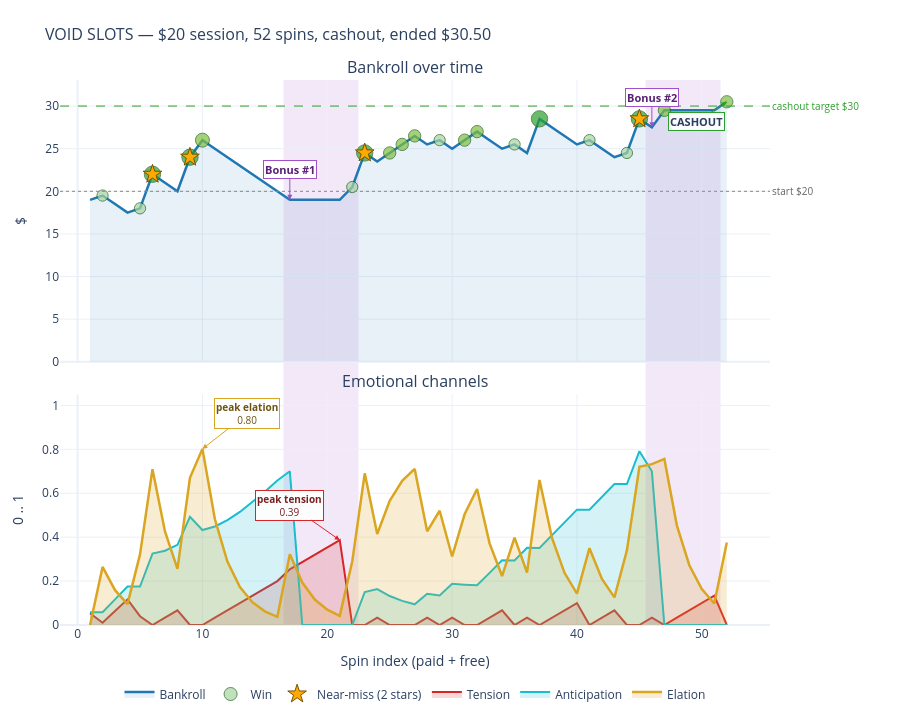

This figure's notebook cell:
### Markdown cell above
**What just happened:** Named-event annotations for the three INVERT activations, the peak tension moment, the peak elation moment, and the session's terminal event (BUST or CASHOUT).

Note `xref="x"` / `yref="y2"` on the bottom-row peak callouts — with `shared_xaxes=True`, the x-axis is shared across all subplots (named `x`), but each subplot has its own y-axis (`y`, `y2`). Use `xref="x"` for the shared axis and `yref="y<row>"` for the per-subplot y. Using `xref="x2"` here would silently fail (the axis doesn't exist when x is shared) and the annotation would not appear.

---

## §3. The completed BUST example

That's the timeline for the BUST example. Two tracks, five layers, one shared x-axis. Try:

- Hovering over win markers to see the payout and rule.
- Hovering over the emotional channels to read individual values.
- Drag-selecting a region to zoom; double-click to reset.
- Clicking a legend entry to toggle that trace.

The interactive feel is the whole reason for picking Plotly over a static matplotlib figure — the static PNG goes in the PDF, but the HTML version preserves the interactivity for anyone exploring the math themselves.

---

## §4. Same builder, second example — the CASHOUT case

Same math, different seed, very different felt experience. To produce the second example without copy-pasting five cells, we package the layers from §2 into a single `build_full_figure(session, trajectory)` function and call it on the cashout session.

The function below is line-for-line what §2's cells did, just consolidated. If you tweak a layer (change a color, move an annotation), update both the function and the §2 cell so they stay in sync. Reading-wise, §2 is the *explanation*; this is the *apparatus*.

### Code cell
def build_full_figure(session, trajectory):
    """Construct the complete multi-track timeline figure for a session.
    Equivalent to running every cell in §2 in order. Returns a Plotly Figure."""
    DOLLAR = "&#36;"
    spin_x      = [r.spin_index     for r in session.log]
    bankroll_y  = [r.bankroll_after for r in session.log]

    fig = make_subplots(
        rows=2, cols=1, shared_xaxes=True,
        row_heights=[0.55, 0.45], vertical_spacing=0.06,
        subplot_titles=("Bankroll over time",
                        "Emotional channels"),
    )

    # --- Layer 1: bankroll line + reference lines ---
    fig.add_trace(go.Scatter(
        x=spin_x, y=bankroll_y, mode="lines",
        line=dict(color="#1f77b4", width=2.5),
        fill="tozeroy", fillcolor="rgba(31,119,180,0.10)",
        name="Bankroll",
        hovertemplate=f"Spin %{{x}}<br>Bankroll: {DOLLAR}%{{y:.2f}}<extra></extra>",
    ), row=1, col=1)

    fig.add_hline(y=session.starting_bankroll, row=1, col=1,
                  line=dict(color="#888", width=1, dash="dot"),
                  annotation_text=f"start {DOLLAR}{session.starting_bankroll:.0f}",
                  annotation_position="right",
                  annotation=dict(font_size=10, font_color="#666"))
    fig.add_hline(y=session.cashout_target, row=1, col=1,
                  line=dict(color="#2ca02c", width=1, dash="dash"),
                  annotation_text=f"cashout target {DOLLAR}{session.cashout_target:.0f}",
                  annotation_position="right",
                  annotation=dict(font_size=10, font_color="#2ca02c"))

    fig.update_yaxes(title_text=DOLLAR, row=1, col=1)
    fig.update_xaxes(title_text="Spin index (paid + free)", row=2, col=1)

    fig.update_layout(
        template="plotly_white", height=720,
        title=dict(
            text=(f"VOID SLOTS — {DOLLAR}{session.starting_bankroll:.0f} session, "
                  f"{session.total_spins} spins, {session.outcome}, "
                  f"ended {DOLLAR}{session.ending_bankroll:.2f}"),
            font=dict(size=16),
        ),
        showlegend=True,
        legend=dict(orientation="h", y=-0.10, x=0.5, xanchor="center"),
        margin=dict(l=60, r=130, t=80, b=80),
    )

    # --- Layer 2: INVERT shaded regions (use add_shape, not update_layout, to avoid index-merge) ---
    for start_x, end_x in session.invert_regions:
        fig.add_shape(
            type="rect", xref="x", yref="paper",
            x0=start_x - 0.5, x1=end_x + 0.5, y0=0, y1=1,
            fillcolor="rgba(160, 80, 200, 0.13)",
            line=dict(width=0), layer="below",
        )

    # --- Layer 3: win + near-miss markers ---
    win_records = [r for r in session.log if r.is_win]
    nm_records  = [r for r in session.log if r.is_near_miss]

    def win_marker_size(p): return 6 + 4 * math.log2(1 + p)
    def win_color(p):
        if p >= 50: return "#ffd700"
        if p >= 5:  return "#2ca02c"
        if p >= 2:  return "#7fbf3f"
        return "#a8d5a0"

    fig.add_trace(go.Scatter(
        x=[r.spin_index for r in win_records],
        y=[r.bankroll_after for r in win_records],
        mode="markers",
        marker=dict(size=[win_marker_size(r.payout) for r in win_records],
                    color=[win_color(r.payout) for r in win_records],
                    line=dict(color="#1a5e1a", width=1), symbol="circle"),
        name="Win",
        hovertemplate=(f"Spin %{{x}}<br>Won {DOLLAR}%{{customdata[0]:.2f}} "
                       f"(%{{customdata[1]}})<br>Bankroll: {DOLLAR}%{{y:.2f}}<extra></extra>"),
        customdata=[[r.payout, r.rule] for r in win_records],
    ), row=1, col=1)

    fig.add_trace(go.Scatter(
        x=[r.spin_index for r in nm_records],
        y=[r.bankroll_after for r in nm_records],
        mode="markers",
        marker=dict(size=14, color="#ffaa00",
                    line=dict(color="#7a4f00", width=1), symbol="star"),
        name="Near-miss (2 stars)",
        hovertemplate=f"Spin %{{x}}<br>Near-miss<br>Bankroll: {DOLLAR}%{{y:.2f}}<extra></extra>",
    ), row=1, col=1)

    # --- Layer 4: emotional channels ---
    fig.add_trace(go.Scatter(
        x=trajectory.spin_index, y=trajectory.tension, mode="lines",
        line=dict(color="#d62728", width=2),
        fill="tozeroy", fillcolor="rgba(214,39,40,0.18)", name="Tension",
        hovertemplate="Spin %{x}<br>Tension: %{y:.2f}<extra></extra>",
    ), row=2, col=1)
    fig.add_trace(go.Scatter(
        x=trajectory.spin_index, y=trajectory.anticipation, mode="lines",
        line=dict(color="#17becf", width=2),
        fill="tozeroy", fillcolor="rgba(23,190,207,0.18)", name="Anticipation",
        hovertemplate="Spin %{x}<br>Anticipation: %{y:.2f}<extra></extra>",
    ), row=2, col=1)
    fig.add_trace(go.Scatter(
        x=trajectory.spin_index, y=trajectory.elation, mode="lines",
        line=dict(color="#daa520", width=2.5),
        fill="tozeroy", fillcolor="rgba(218,165,32,0.20)", name="Elation",
        hovertemplate="Spin %{x}<br>Elation: %{y:.2f}<extra></extra>",
    ), row=2, col=1)
    fig.update_yaxes(title_text="0 .. 1", row=2, col=1, range=[0, 1.05])

    # --- Layer 5: annotations ---
    bankroll_at = {r.spin_index: r.bankroll_after for r in session.log}
    for n, sx in enumerate(session.bonus_spin_indices, 1):
        fig.add_annotation(
            x=sx, y=bankroll_at[sx], xref="x", yref="y",
            text=f"<b>Bonus #{n}</b>",
            showarrow=True, arrowhead=2, arrowcolor="#a050c8",
            ax=0, ay=-30,
            bgcolor="rgba(255,255,255,0.9)",
            bordercolor="#a050c8", borderwidth=1,
            font=dict(size=11, color="#5a2078"),
        )

    pt_i = trajectory.peak_tension_idx
    fig.add_annotation(
        x=trajectory.spin_index[pt_i], y=trajectory.tension[pt_i],
        xref="x", yref="y2",
        text=f"<b>peak tension</b><br>{trajectory.tension[pt_i]:.2f}",
        showarrow=True, arrowhead=2, arrowcolor="#d62728",
        ax=-50, ay=-35,
        bgcolor="rgba(255,255,255,0.92)",
        bordercolor="#d62728", borderwidth=1,
        font=dict(size=10, color="#7a1f1f"),
    )

    pe_i = trajectory.peak_elation_idx
    fig.add_annotation(
        x=trajectory.spin_index[pe_i], y=trajectory.elation[pe_i],
        xref="x", yref="y2",
        text=f"<b>peak elation</b><br>{trajectory.elation[pe_i]:.2f}",
        showarrow=True, arrowhead=2, arrowcolor="#daa520",
        ax=45, ay=-35,
        bgcolor="rgba(255,255,255,0.92)",
        bordercolor="#daa520", borderwidth=1,
        font=dict(size=10, color="#6e5310"),
    )

    last = session.log[-1]
    end_label = "BUST" if session.outcome == "bust" else "CASHOUT"
    end_color = "#cc3333" if session.outcome == "bust" else "#2ca02c"
    fig.add_annotation(
        x=last.spin_index, y=last.bankroll_after, xref="x", yref="y",
        text=f"<b>{end_label}</b>",
        showarrow=True, arrowhead=2, arrowcolor=end_color,
        ax=-30, ay=20,
        bgcolor="rgba(255,255,255,0.9)",
        bordercolor=end_color, borderwidth=1,
        font=dict(size=11),
    )

    return fig


# ---- Build the cashout example ----
CASHOUT_SEED = 13318183712882369139
session_cashout = simulate_session(
    starting_bankroll=START_BANKROLL,
    rng=random.Random(CASHOUT_SEED),
    seed=CASHOUT_SEED,
)
trajectory_cashout = score_emotions(session_cashout)

print(f"Cashout example: seed={session_cashout.seed_used}")
print(f"  {session_cashout.paid_spins} paid + {session_cashout.free_spins} free "
      f"= {session_cashout.total_spins} spins")
print(f"  Duration: {session_cashout.duration_s:.0f}s "
      f"({session_cashout.duration_s/60:.1f} min)")
print(f"  Bankroll: ${session_cashout.starting_bankroll:.2f} -> "
      f"peak ${session_cashout.peak_bankroll:.2f} -> "
      f"end ${session_cashout.ending_bankroll:.2f}")
print(f"  INVERTs at: {session_cashout.bonus_spin_indices}")
print(f"  Near-misses: {session_cashout.near_misses}")
print(f"  Peak emotional channels: T={max(trajectory_cashout.tension):.2f}  "
      f"E={max(trajectory_cashout.elation):.2f}  "
      f"A={max(trajectory_cashout.anticipation):.2f}")

fig_cashout = build_full_figure(session_cashout, trajectory_cashout)
fig_cashout

### Figure 1 — Plotly figure (JSON) as saved in the notebook; plotly's stock layout.template omitted (floating-point values rounded to 4 significant figures)
{"data": [{"fill": "tozeroy", "fillcolor": "rgba(31,119,180,0.10)", "hovertemplate": "Spin %{x}<br>Bankroll: &#36;%{y:.2f}<extra></extra>", "line": {"color": "#1f77b4", "width": 2.5}, "mode": "lines", "name": "Bankroll", "type": "scatter", "x": [1, 2, 3, 4, 5, 6, 7, 8, 9, 10, 11, 12, 13, 14, 15, 16, 17, 18, 19, 20, 21, 22, 23, 24, 25, 26, 27, 28, 29, 30, 31, 32, 33, 34, 35, 36, 37, 38, 39, 40, 41, 42, 43, 44, 45, 46, 47, 48, 49, 50, 51, 52], "xaxis": "x", "y": [19.0, 19.5, 18.5, 17.5, 18.0, 22.0, 21.0, 20.0, 24.0, 26.0, 25.0, 24.0, 23.0, 22.0, 21.0, 20.0, 19.0, 19.0, 19.0, 19.0, 19.0, 20.5, 24.5, 23.5, 24.5, 25.5, 26.5, 25.5, 26.0, 25.0, 26.0, 27.0, 26.0, 25.0, 25.5, 24.5, 28.5, 27.5, 26.5, 25.5, 26.0, 25.0, 24.0, 24.5, 28.5, 27.5, 29.5, 29.5, 29.5, 29.5, 29.5, 30.5], "yaxis": "y"}, {"customdata": [[1.5, "2oak"], [1.5, "2oak"], [5.0, "2oak"], [5.0, "2oak"], [3.0, "wild"], [1.5, "2oak"], [5.0, "2oak"], [2.0, "2oak"], [2.0, "2oak"], [2.0, "2oak"], [1.5, "2oak"], [2.0, "3oak"], [2.0, "3oak"], [1.5, "3oak"], [5.0, "3oak"], [1.5, "2oak"], [1.5, "3oak"], [5.0, "2oak"], [2.0, "2oak"], [2.0, "2oak"]], "hovertemplate": "Spin %{x}<br>Won &#36;%{customdata[0]:.2f} (%{customdata[1]})<br>Bankroll: &#36;%{y:.2f}<extra></extra>", "marker": {"color": ["#a8d5a0", "#a8d5a0", "#2ca02c", "#2ca02c", "#7fbf3f", "#a8d5a0", "#2ca02c", "#7fbf3f", "#7fbf3f", "#7fbf3f", "#a8d5a0", "#7fbf3f", "#7fbf3f", "#a8d5a0", "#2ca02c", "#a8d5a0", "#a8d5a0", "#2ca02c", "#7fbf3f", "#7fbf3f"], "line": {"color": "#1a5e1a", "width": 1}, "size": [11.29, 11.29, 16.34, 16.34, 14.0, 11.29, 16.34, 12.34, 12.34, 12.34, 11.29, 12.34, 12.34, 11.29, 16.34, 11.29, 11.29, 16.34, 12.34, 12.34], "symbol": "circle"}, "mode": "markers", "name": "Win", "type": "scatter", "x": [2, 5, 6, 9, 10, 22, 23, 25, 26, 27, 29, 31, 32, 35, 37, 41, 44, 45, 47, 52], "xaxis": "x", "y": [19.5, 18.0, 22.0, 24.0, 26.0, 20.5, 24.5, 24.5, 25.5, 26.5, 26.0, 26.0, 27.0, 25.5, 28.5, 26.0, 24.5, 28.5, 29.5, 30.5], "yaxis": "y"}, {"hovertemplate": "Spin %{x}<br>Near-miss<br>Bankroll: &#36;%{y:.2f}<extra></extra>", "marker": {"color": "#ffaa00", "line": {"color": "#7a4f00", "width": 1}, "size": 14, "symbol": "star"}, "mode": "markers", "name": "Near-miss (2 stars)", "type": "scatter", "x": [6, 9, 23, 45], "xaxis": "x", "y": [22.0, 24.0, 24.5, 28.5], "yaxis": "y"}, {"fill": "tozeroy", "fillcolor": "rgba(214,39,40,0.18)", "hovertemplate": "Spin %{x}<br>Tension: %{y:.2f}<extra></extra>", "line": {"color": "#d62728", "width": 2}, "mode": "lines", "name": "Tension", "type": "scatter", "x": [1, 2, 3, 4, 5, 6, 7, 8, 9, 10, 11, 12, 13, 14, 15, 16, 17, 18, 19, 20, 21, 22, 23, 24, 25, 26, 27, 28, 29, 30, 31, 32, 33, 34, 35, 36, 37, 38, 39, 40, 41, 42, 43, 44, 45, 46, 47, 48, 49, 50, 51, 52], "xaxis": "x2", "y": [0.05333, 0.01, 0.06333, 0.1167, 0.04, 0.0, 0.03333, 0.06667, 0.0, 0.0, 0.03333, 0.06667, 0.1, 0.1333, 0.1667, 0.2, 0.2533, 0.2867, 0.32, 0.3533, 0.3867, 0.0, 0.0, 0.03333, 0.0, 0.0, 0.0, 0.03333, 0.0, 0.03333, 0.0, 0.0, 0.03333, 0.06667, 0.0, 0.03333, 0.0, 0.03333, 0.06667, 0.1, 0.0, 0.03333, 0.06667, 0.0, 0.0, 0.03333, 0.0, 0.03333, 0.06667, 0.1, 0.1333, 0.0], "yaxis": "y2"}, {"fill": "tozeroy", "fillcolor": "rgba(23,190,207,0.18)", "hovertemplate": "Spin %{x}<br>Anticipation: %{y:.2f}<extra></extra>", "line": {"color": "#17becf", "width": 2}, "mode": "lines", "name": "Anticipation", "type": "scatter", "x": [1, 2, 3, 4, 5, 6, 7, 8, 9, 10, 11, 12, 13, 14, 15, 16, 17, 18, 19, 20, 21, 22, 23, 24, 25, 26, 27, 28, 29, 30, 31, 32, 33, 34, 35, 36, 37, 38, 39, 40, 41, 42, 43, 44, 45, 46, 47, 48, 49, 50, 51, 52], "xaxis": "x2", "y": [0.05833, 0.05833, 0.1167, 0.175, 0.175, 0.325, 0.3383, 0.3652, 0.4931, 0.4327, 0.4487, 0.4774, 0.515, 0.5589, 0.607, 0.6583, 0.7, 0.0, 0.0, 0.0, 0.0, 0.0, 0.15, 0.1633, 0.1318, 0.1098, 0.09435, 0.1419, 0.1343, 0.1874, 0.1836, 0.1811, 0.2376, 0.2946, 0.2937, 0.3515, 0.351, 0.409, 0.4672, 0.5253, 0.5252, 0.5835, 0.6418, 0.6418, 0.7917, 0.7, 0.0, 0.0, 0.0, 0.0, 0.0, 0.0], "yaxis": "y2"}, {"fill": "tozeroy", "fillcolor": "rgba(218,165,32,0.20)", "hovertemplate": "Spin %{x}<br>Elation: %{y:.2f}<extra></extra>", "line": {"color": "#daa520", "width": 2.5}, "mode": "lines", "name": "Elation", "type": "scatter", "x": [1, 2, 3, 4, 5, 6, 7, 8, 9, 10, 11, 12, 13, 14, 15, 16, 17, 18, 19, 20, 21, 22, 23, 24, 25, 26, 27, 28, 29, 30, 31, 32, 33, 34, 35, 36, 37, 38, 39, 40, 41, 42, 43, 44, 45, 46, 47, 48, 49, 50, 51, 52], "xaxis": "x2", "y": [0.0, 0.2644, 0.1586, 0.09518, 0.3215, 0.7099, 0.4259, 0.2556, 0.6703, 0.8022, 0.4813, 0.2888, 0.1733, 0.104, 0.06238, 0.03743, 0.3225, 0.1935, 0.1161, 0.06965, 0.04179, 0.2895, 0.6907, 0.4144, 0.5656, 0.6564, 0.7108, 0.4265, 0.5203, 0.3122, 0.5043, 0.6196, 0.3717, 0.223, 0.3982, 0.2389, 0.6603, 0.3962, 0.2377, 0.1426, 0.35, 0.21, 0.126, 0.34, 0.721, 0.7326, 0.7565, 0.4539, 0.2724, 0.1634, 0.09805, 0.3758], "yaxis": "y2"}], "layout": {"annotations": [{"font": {"size": 16}, "showarrow": false, "text": "Bankroll over time", "x": 0.5, "xanchor": "center", "xref": "paper", "y": 1.0, "yanchor": "bottom", "yref": "paper"}, {"font": {"size": 16}, "showarrow": false, "text": "Emotional channels", "x": 0.5, "xanchor": "center", "xref": "paper", "y": 0.423, "yanchor": "bottom", "yref": "paper"}, {"font": {"color": "#666", "size": 10}, "showarrow": false, "text": "start &#36;20", "x": 1, "xanchor": "left", "xref": "x domain", "y": 20.0, "yanchor": "middle", "yref": "y"}, {"font": {"color": "#2ca02c", "size": 10}, "showarrow": false, "text": "cashout target &#36;30", "x": 1, "xanchor": "left", "xref": "x domain", "y": 30.0, "yanchor": "middle", "yref": "y"}, {"arrowcolor": "#a050c8", "arrowhead": 2, "ax": 0, "ay": -30, "bgcolor": "rgba(255,255,255,0.9)", "bordercolor": "#a050c8", "borderwidth": 1, "font": {"color": "#5a2078", "size": 11}, "showarrow": true, "text": "<b>Bonus #1</b>", "x": 17, "xref": "x", "y": 19.0, "yref": "y"}, {"arrowcolor": "#a050c8", "arrowhead": 2, "ax": 0, "ay": -30, "bgcolor": "rgba(255,255,255,0.9)", "bordercolor": "#a050c8", "borderwidth": 1, "font": {"color": "#5a2078", "size": 11}, "showarrow": true, "text": "<b>Bonus #2</b>", "x": 46, "xref": "x", "y": 27.5, "yref": "y"}, {"arrowcolor": "#d62728", "arrowhead": 2, "ax": -50, "ay": -35, "bgcolor": "rgba(255,255,255,0.92)", "bordercolor": "#d62728", "borderwidth": 1, "font": {"color": "#7a1f1f", "size": 10}, "showarrow": true, "text": "<b>peak tension</b><br>0.39", "x": 21, "xref": "x", "y": 0.3867, "yref": "y2"}, {"arrowcolor": "#daa520", "arrowhead": 2, "ax": 45, "ay": -35, "bgcolor": "rgba(255,255,255,0.92)", "bordercolor": "#daa520", "borderwidth": 1, "font": {"color": "#6e5310", "size": 10}, "showarrow": true, "text": "<b>peak elation</b><br>0.80", "x": 10, "xref": "x", "y": 0.8022, "yref": "y2"}, {"arrowcolor": "#2ca02c", "arrowhead": 2, "ax": -30, "ay": 20, "bgcolor": "rgba(255,255,255,0.9)", "bordercolor": "#2ca02c", "borderwidth": 1, "font": {"size": 11}, "showarrow": true, "text": "<b>CASHOUT</b>", "x": 52, "xref": "x", "y": 30.5, "yref": "y"}], "height": 720, "legend": {"orientation": "h", "x": 0.5, "xanchor": "center", "y": -0.1}, "margin": {"b": 80, "l": 60, "r": 130, "t": 80}, "shapes": [{"line": {"color": "#888", "dash": "dot", "width": 1}, "type": "line", "x0": 0, "x1": 1, "xref": "x domain", "y0": 20.0, "y1": 20.0, "yref": "y"}, {"line": {"color": "#2ca02c", "dash": "dash", "width": 1}, "type": "line", "x0": 0, "x1": 1, "xref": "x domain", "y0": 30.0, "y1": 30.0, "yref": "y"}, {"fillcolor": "rgba(160, 80, 200, 0.13)", "layer": "below", "line": {"width": 0}, "type": "rect", "x0": 16.5, "x1": 22.5, "xref": "x", "y0": 0, "y1": 1, "yref": "paper"}, {"fillcolor": "rgba(160, 80, 200, 0.13)", "layer": "below", "line": {"width": 0}, "type": "rect", "x0": 45.5, "x1": 51.5, "xref": "x", "y0": 0, "y1": 1, "yref": "paper"}], "showlegend": true, "title": {"font": {"size": 16}, "text": "VOID SLOTS — &#36;20 session, 52 spins, cashout, ended &#36;30.50"}, "xaxis": {"anchor": "y", "domain": [0.0, 1.0], "matches": "x2", "showticklabels": false}, "xaxis2": {"anchor": "y2", "domain": [0.0, 1.0], "title": {"text": "Spin index (paid + free)"}}, "yaxis": {"anchor": "x", "domain": [0.483, 1.0], "title": {"text": "&#36;"}}, "yaxis2": {"anchor": "x2", "domain": [0.0, 0.423], "range": [0, 1.05], "title": {"text": "0 .. 1"}}}}
